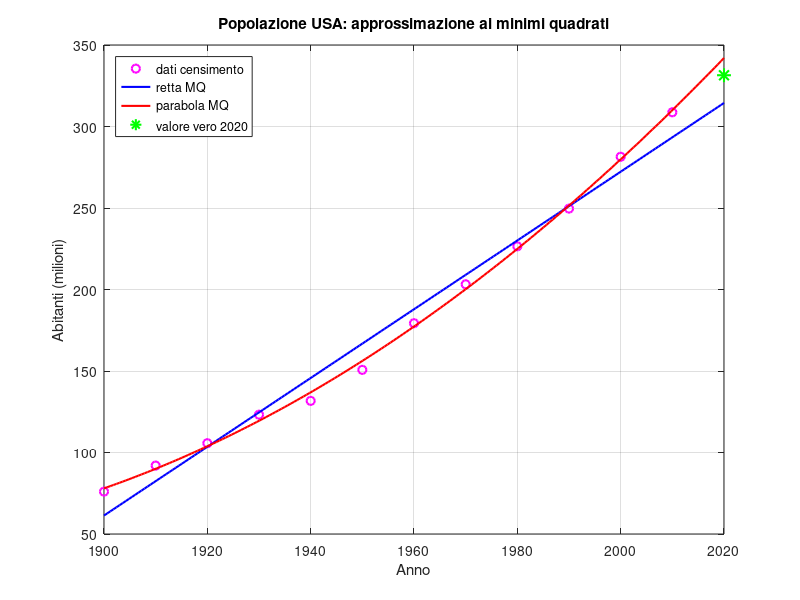

This figure's MATLAB source:
% ==========================================
% ESERCIZIO: Crescita della popolazione USA con i minimi quadrati (previsione per il 2020)
% ==========================================

clear; clc;  % Pulisco workspace e command window

% --- Parametri di input ---
x = 1900:10:2010;                     % Anni in cui sono state eseguite le misurazioni
y = [75.995 91.972 105.711 123.203 131.669 150.697 ...
    179.323 203.212 226.505 249.633 281.422 308.745];   % Abitanti (milioni)
xestrap = 2020;                       % Anno in cui voglio la previsione
yvero = 331.449;                      % Valore del censimento 2020 (milioni)
xx = linspace(x(1), xestrap, 200);    % Punti fitti per disegnare i polinomi fino al 2020

% --- Punto a: retta ai minimi quadrati (grado 1) ---
a1 = polyfit(x, y, 1);                % Coefficienti della retta
yy1 = polyval(a1, xx);                % Valori della retta sui punti del grafico
err1 = norm(polyval(a1, x) - y);      % Radice della somma degli scarti quadratici nei nodi
prev1 = polyval(a1, xestrap);         % Previsione per il 2020

% --- Punto b: parabola ai minimi quadrati (grado 2) ---
a2 = polyfit(x, y, 2);                % Coefficienti della parabola
yy2 = polyval(a2, xx);                % Valori della parabola sui punti del grafico
err2 = norm(polyval(a2, x) - y);      % Radice della somma degli scarti quadratici nei nodi
prev2 = polyval(a2, xestrap);         % Previsione per il 2020

% --- Punto c: confronto con il valore vero ---
errrel1 = abs(prev1 - yvero) / yvero;   % Errore relativo della previsione con la retta
errrel2 = abs(prev2 - yvero) / yvero;   % Errore relativo della previsione con la parabola

% Stampo i risultati in colonne
fprintf('Popolazione USA: previsione per il %d (valori in milioni) \n\n', xestrap);
fprintf('%-20s %18s %18s %18s \n', 'Polinomio MQ', 'Errore nei nodi', 'Previsione', 'Err. rel. prev.');
fprintf('%-20s %18.4f %18.4f %18.2e \n', 'Retta (grado 1)', err1, prev1, errrel1);
fprintf('%-20s %18.4f %18.4f %18.2e \n', 'Parabola (grado 2)', err2, prev2, errrel2);
fprintf('%-20s %18s %18.4f %18s \n', 'Censimento', '-', yvero, '-');

% --- Grafico ---
figure(1);
% 1. Disegno i dati del censimento
plot(x, y, 'mo', 'MarkerSize', 6, 'LineWidth', 1.5);
hold on;  % Mantengo la figura per aggiungere le altre curve

% 2. Disegno la retta e la parabola ai minimi quadrati
plot(xx, yy1, 'b-', 'LineWidth', 1.5);
plot(xx, yy2, 'r-', 'LineWidth', 1.5);

% 3. Disegno il valore vero del 2020
plot(xestrap, yvero, 'g*', 'MarkerSize', 10, 'LineWidth', 1.5);
hold off;

% 4. Aggiungo titolo, etichette, legenda e griglia
title('Popolazione USA: approssimazione ai minimi quadrati');
xlabel('Anno');
ylabel('Abitanti (milioni)');
legend('dati censimento', 'retta MQ', 'parabola MQ', 'valore vero 2020', 'Location', 'northwest');
grid on;

% --- Salvataggio del grafico per il README ---
cartella = fullfile(fileparts(mfilename('fullpath')), 'img');                       % Cartella img accanto allo script
if ~exist(cartella, 'dir'), mkdir(cartella); end                                     % La creo se non esiste
exportgraphics(figure(1), fullfile(cartella, 'census2020.png'), 'Resolution', 150);  % Salvo il grafico
